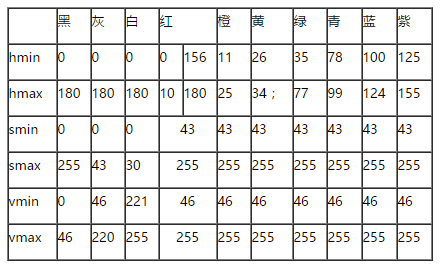
//> input picture example/split_color/hsv_range.png, 443 x 268 px
$ ./erase_specify_color ../split_color/hsv_range.png   (built with g++ and OpenCV 4)
//> lines starting //> are read from the running program, lines starting //| are printed output that depends on the picture
//> further down, mat is the input picture: 268 rows x 443 cols, CV_8UC3; mean B, G, R 229, 229.1, 229.1
#include <opencv2/core.hpp>
#include <opencv2/imgcodecs.hpp>
#include <opencv2/imgproc.hpp>
#include <opencv2/highgui.hpp>
#include <algorithm>


cv::Mat extract_specify_color(cv::Mat org, const cv::Scalar& lower, const cv::Scalar& upper)
{
//> called with lower = Scalar(0, 0, 46), upper = Scalar(180, 43, 220)
	cv::Mat mid;
	cv::cvtColor(org, mid, cv::COLOR_BGR2HSV);
//> mid: 268 rows x 443 cols, CV_8UC3; mean H, S, V 4.3, 8.9, 232
	cv::Mat dst;
	cv::inRange(mid, lower, upper, dst);
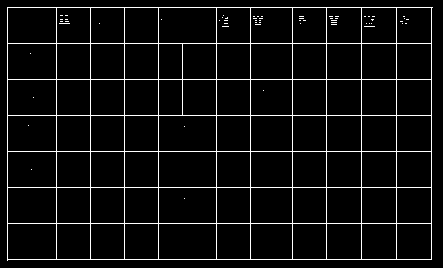
//> dst: 268 rows x 443 cols, CV_8UC1; 5.5% white in thin lines or dots

	cv::Mat dst_invert;
	cv::bitwise_not(dst,dst_invert);
//> dst_invert: 268 rows x 443 cols, CV_8UC1; 94.5% white; black in thin lines or dots
	cv::imshow("gray", dst_invert);

	cv::Mat matResult;//=cv::Mat::zeros(org.rows, org.cols, org.type());

	cv::bitwise_and(org,org,matResult,dst);
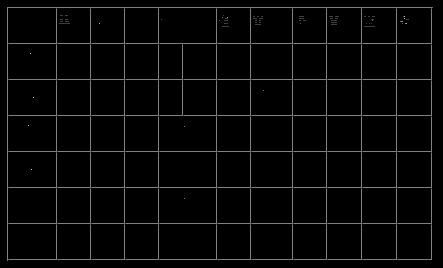
//> matResult: 268 rows x 443 cols, CV_8UC3; mean B, G, R 6.9, 6.9, 6.9
	cv::bitwise_not(matResult,matResult);
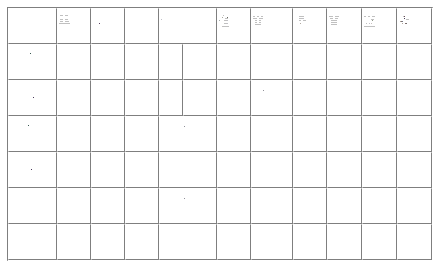
//> matResult: 268 rows x 443 cols, CV_8UC3; mean B, G, R 248.1, 248.1, 248.1
	return matResult;
	for (size_t i =0;i < matResult.rows; ++i)
	{
		// uchar* p = mat.ptr<uchar>(i);
		for (size_t j = 0; j < matResult.cols; ++j)
		{

			if(dst.at<uchar>(i, j) > 0)
			{
				const size_t N = 3;
				std::vector<uchar> vecR, vecG, vecB;
				for (int x = j; x < (j + N) && x < matResult.cols; ++x)
				{
					vecB.push_back(org.at<cv::Vec3b>(i, x)[0]);
					vecG.push_back(org.at<cv::Vec3b>(i, x)[1]);
					vecR.push_back(org.at<cv::Vec3b>(i, x)[2]);
				}

				uchar r = *std::max_element(vecR.begin(), vecR.end());
				uchar g = *std::max_element(vecG.begin(), vecG.end());
				uchar b = *std::max_element(vecB.begin(), vecB.end()) ;

				matResult.at<cv::Vec3b>(i, j) = { b, g, r };

			}
			// else matResult.at<cv::Vec3b>(i, j) = {0, 0, 0};
		}
	}
	return matResult;
}


int main(int argc, char const* argv[])
{
	if (argc < 2)
	{
		fprintf(stderr, "Usage: %s [imgpath]", argv[0]);
		return 1;
	}

	const char* img_path = argv[1];
	cv::Mat mat = cv::imread(img_path, cv::IMREAD_COLOR);
	cv::namedWindow("org",cv::WINDOW_NORMAL | cv::WINDOW_KEEPRATIO);
	cv::namedWindow("red",cv::WINDOW_NORMAL | cv::WINDOW_KEEPRATIO);
	// cv::namedWindow("green",cv::WINDOW_NORMAL | cv::WINDOW_KEEPRATIO);
	// cv::namedWindow("orange",cv::WINDOW_NORMAL | cv::WINDOW_KEEPRATIO);

	cv::imshow("org", mat);
	cv::Mat red=extract_specify_color(mat, cv::Scalar(0, 0, 46), cv::Scalar(180, 43, 220));
	// cv::Mat green=extract_specify_color(mat, cv::Scalar(35, 43, 46), cv::Scalar(77, 255, 255));
	// cv::Mat orange=extract_specify_color(mat, cv::Scalar(11, 43, 46), cv::Scalar(25, 255, 255));
	cv::imshow("red", red);
	// cv::imshow("green", green);
	// cv::imshow("orange", orange);
	cv::waitKey();
	// cv::imwrite(img_path, matResult);
	return 0;
}
